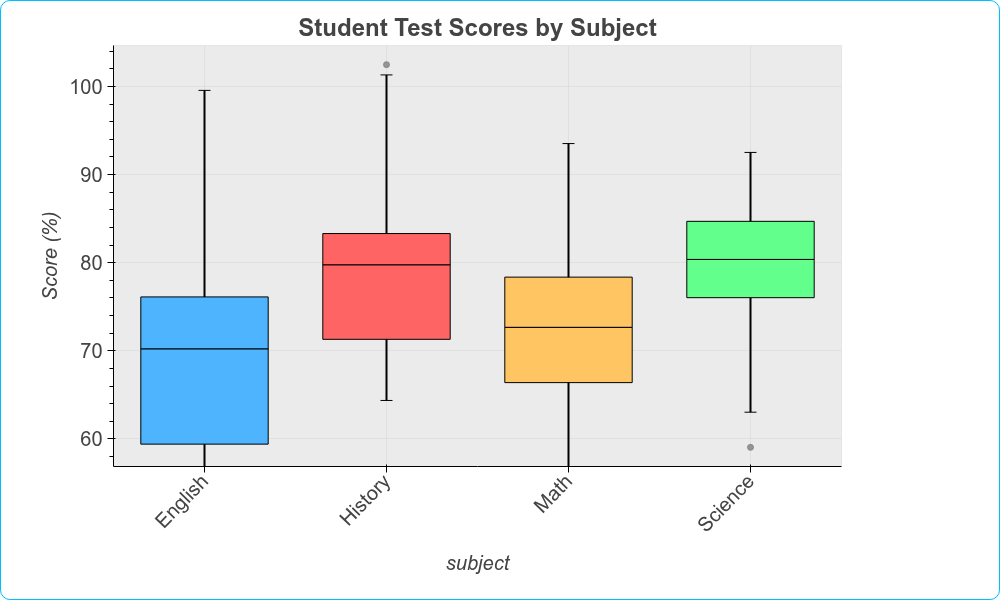

This chart was generated by the following Python code:
import pandas as pd, numpy as np
import bokeh_rocks as br
np.random.seed(42)
df1 = pd.DataFrame(
    {
        "subject": np.repeat(["Math", "Science", "English", "History"], 50),
        "score": np.concatenate(
            [
                np.random.normal(75, 10, 50),  # Math
                np.random.normal(80, 8, 50),  # Science
                np.random.normal(70, 12, 50),  # English
                np.random.normal(78, 9, 50),  # History
            ]
        ),
    }
)

p1 = br.boxplot(
    df1,
    xcol="subject",
    ycol="score",
    title="Student Test Scores by Subject",
    ylabel="Score (%)",
    theme="light",
    width=1000,
    height=600,
)
p1.min_border_bottom = 140
br.save_plot(p1, 'output/box_01')
